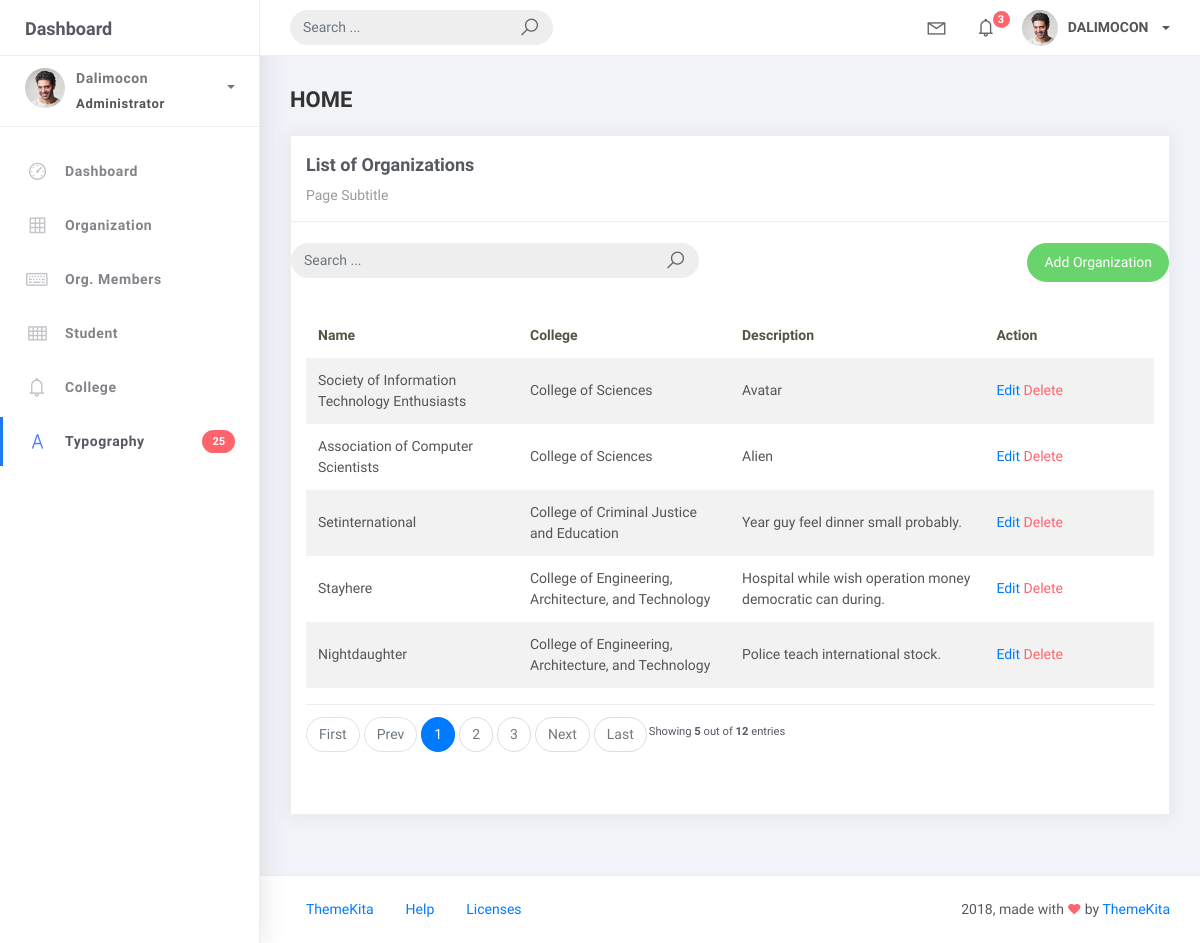
Screenshot of /organization_list with the database file from the repository.
### studentorg/models.py (models this page shows, shortened)
class BaseModel(models.Model):
    created_at = models.DateTimeField(auto_now_add=True, db_index=True)
    updated_at = models.DateTimeField(auto_now=True)
    class Meta:
        abstract = True

class Organization(BaseModel):
    name = models.CharField(max_length=250)
    college = models.ForeignKey(
        College, null=True, blank=True, on_delete=models.CASCADE)
    description = models.CharField(max_length=500)

class College(BaseModel):
    college_name = models.CharField(max_length=150)
    def __str__(self):
        return self.college_name

### studentorg/views.py (the view)
# urls.py: path('organization_list', OrganizationList.as_view(), name='organization-list'),
class OrganizationList(ListView):
    model = Organization
    context_object_name = 'organization'
    template_name  = 'org_list.html'
    paginate_by = 5
    def get_queryset(self, *args, **kwargs):
         qs = super(OrganizationList, self).get_queryset(*args, **kwargs)
         if self.request.GET.get("q") != None:
             query = self.request.GET.get('q')
             qs = qs = qs.filter(Q(name__icontains=query) |
                           Q(description__icontains=query) | Q(college__college_name__icontains=query))
         return qs

### templates/org_list.html
{% extends 'base.html' %}
{% load static %}
{% block content %}
<div class="content">
    <div class="container-fluid">
        <h4 class="page-title">HOME</h4>
        <div class="row">
            <div class="col-md-12">
                <div class="card">
                    <div class="card-header">
                        <div class="card-title">List of Organizations</div>
                        <div class="card-category">Page Subtitle</div>
                    </div>
                    <br>
                    <div class="row">
                        <div class="col-md-6">
                            <form action="" method="get" class="navbar-left navbar-form nav-search mr-md-3">
                                <div class="input-group">
                                    <input type="text" name="q" placeholder="Search ..." class="form-control" value="{{ request.GET.q }}" />
                                    <div class="input-group-append">
                                        <button type="submit" class="input-group-text"><i class="la la-search search-icon"></i></button>
                                    </div>
                                </div>
                            </form>
                        </div>
                        <div class="col-md-6">
                            <div class="pull-right">
                                <a href="{% url 'organization-add' %}" class="btn btn-success btn-rounded">Add Organization</a>
                            </div>
                        </div>
                    </div>
                    <div class="card-body">
                        <table class="table table-striped mt-3">
                            <thead>
                                <tr>
                                    <th>Name</th>
                                    <th>College</th>
                                    <th>Description</th>
                                    <th>Action</th>
                                </tr>
                            </thead>
                            <tbody>
                                {% for object in object_list %}
                                <tr>
                                    <td style="width: 25%">{{ object.name }}</td>
                                    <td style="width: 25%">{{ object.college }}</td>
                                    <td style="width: 30%">{{ object.description }}</td>
                                    <td style="width: 20%">
                                        <a href="{% url 'organization-update' object.pk %}">Edit</a>
                                        <a href="{% url 'organization-delete' object.pk %}" class="text-danger">Delete</a>
                                    </td>
                                </tr>
                                {% empty %}
                                <tr>
                                    <td colspan="4" style="text-align: center;">No Record Found!</td>
                                </tr>
                                {% endfor %}
                            </tbody>
                        </table>
                        {% include 'includes/pagination.html' %}
                    </div>
                </div>
            </div>
        </div>
    </div>
</div>
{% endblock %}

### rows the page displays
Organization: name "Society of Information Technology Enthusiasts", college "College of Sciences", description "Avatar"
Organization: name "Association of Computer Scientists", college "College of Sciences", description "Alien"
Organization: name "Setinternational", college "College of Criminal Justice and Education", description "Year guy feel dinner small probably."
Organization: name "Stayhere", college "College of Engineering, Architecture, and Technology", description "Hospital while wish operation money democratic can during."
Organization: name "Nightdaughter", college "College of Engineering, Architecture, and Technology", description "Police teach international stock."

### other values shown
{{ page_num }} "1"
{{ page_num }} "2" "3"
{{ object_list.count }} "5"
{{ paginator.count }} "12"
